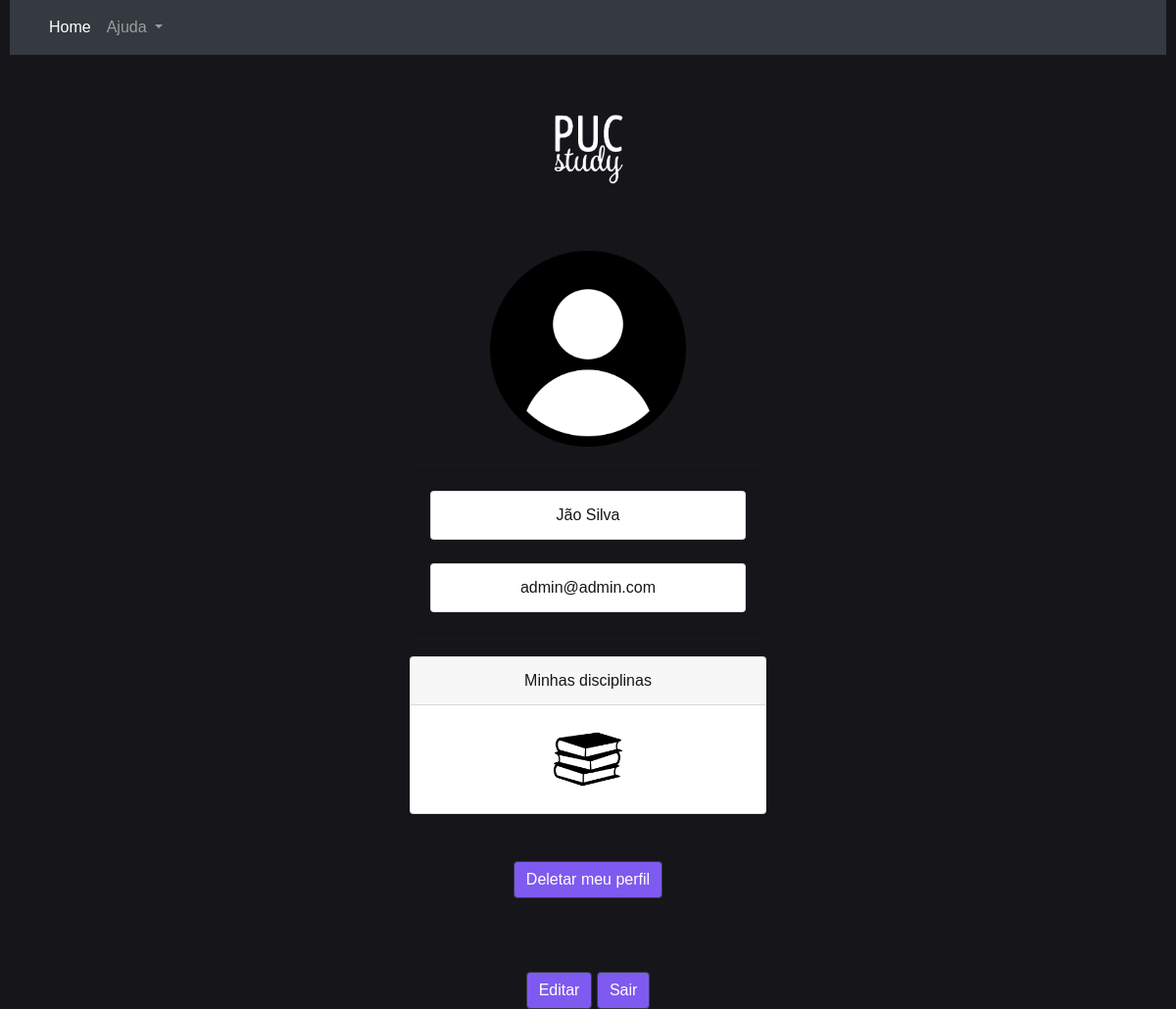
Page /perfilUsuario (signed in) on the earlier database version.
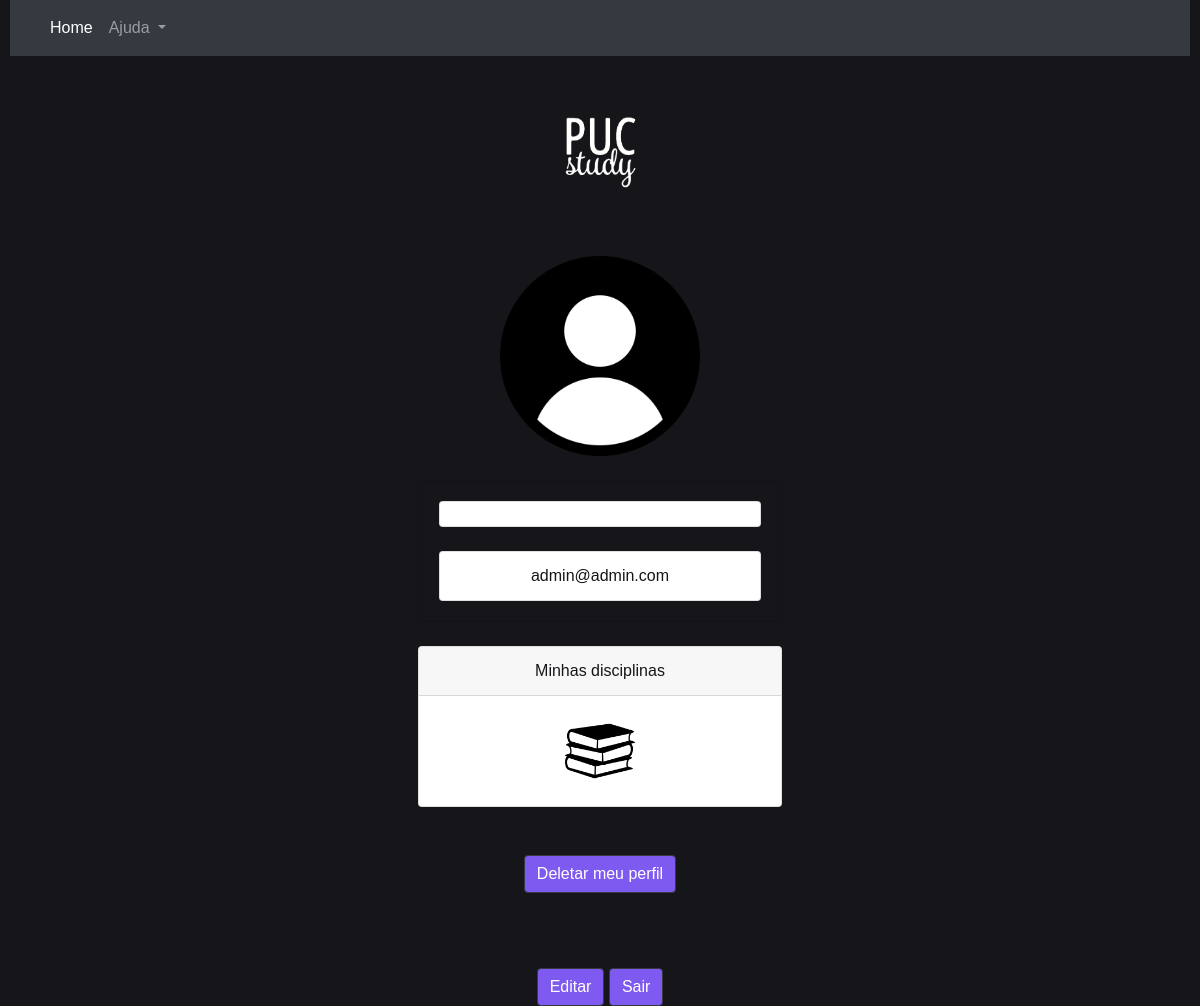
Same page on the later database version.
### first/models.py (models this page shows, shortened)
class Usuario(AbstractBaseUser):
    nome=models.CharField(max_length=30)
    sobrenome=models.CharField(max_length=30)
    email=models.EmailField(unique=True)
    is_admin = models.BooleanField(default=False)
    USERNAME_FIELD = 'email'
    REQUIRED_FIELDS = []
    objects = UserManager()

### first/views.py (the view)
# urls.py: path('perfilUsuario',views.perfilUsuario, name='perfilUsuario'),
def perfilUsuario(request):
    usuario = request.user
    return render(request, 'perfilusuario.html', {'usuario':usuario})

### first/templates/perfilusuario.html (shortened to what this page needs)
{% load static %}
<!DOCTYPE html>
<html lang="pt-br">
<head>
    <link rel="stylesheet" href="https://stackpath.bootstrapcdn.com/bootstrap/4.1.3/css/bootstrap.min.css">
</head>
<body>
  <nav class="navbar navbar-expand-lg navbar-dark bg-dark" style = "background: #31313d;">
    <div class="collapse navbar-collapse" id="conteudoNavbarSuportado">
      <ul class="navbar-nav mr-auto">
        <li class="nav-item active">
          <a class="nav-link" href="menu.html">Home <span class="sr-only">(página atual)</span></a>
        </li>
        <li class="nav-item dropdown">
          <a class="nav-link dropdown-toggle" href="#" id="navbarDropdown" role="button" data-toggle="dropdown" aria-haspopup="true" aria-expanded="false">
            Ajuda
          </a>
      </ul>
    </div>
  </nav>
  <br />
  <br />
    <img src = "../../static/logo puc study.png" alt="logo Puc Study"  height = "90">
    <br />
    <br />
    <img src = "../../static/Perfil.png" alt="icone da foto de perfil do usuário" width="200" height = "200" style = "display: block; margin-left: auto; margin-right: auto; margin-top: 1cm ;">
    <br />
    <div class="col-sm-4" style = "display: block; margin: auto;">
        <div class="card" style = "background-color: #16161a;">
          <div class="card-body">
            <ul class="list-group">
              <li class="list-group-item" style = "color: #16161a">{{usuario.nome}} {{usuario.sobrenome}}</li>
            </ul>
            <br />
            <ul class="list-group">
                <li class="list-group-item" style = "color: #16161a">{{usuario.email}}</li>
              </ul>
          </div>
    </div>
    <br />
    <div class="card text-center" style = "color: #16161a" >
      <div class="card-header">
        Minhas disciplinas
      </div>
      <div class="card-body">
        <img src = "../../static/Disciplinas.png" alt="icone das disciplinas" width="70" height = "70">
      </div>
    </div>
    </div>
    <br />
    <br />
    <button onclick="document.location='deletarPerfil.html'" type="button" class="btn btn-dark" style="display: block; margin:auto; background-color: #7f5af0; color: #fffffe">Deletar meu perfil</button>
    <div class="btn-group">
      <button  onclick="document.location='editarPerfil.html'" type="button" class="btn btn-dark" style = "display: block; margin-left:auto; margin-right:auto; margin-top: 2cm; background-color: #7f5af0; color: #fffffe">Editar</button>
    </div>
    <div class="btn-group">
      <button  onclick="document.location='menu.html'"class="btn btn-dark" style = "display: block; margin-left:auto; margin-right:auto; margin-top: 2cm ;background-color: #7f5af0; color: #fffffe">Sair</button>
    </div>
</body>
</html>

Differences in the rows shown:
changed Usuario "admin@admin.com": nome "Jão" → (not shown); sobrenome "Silva" → (not shown)
